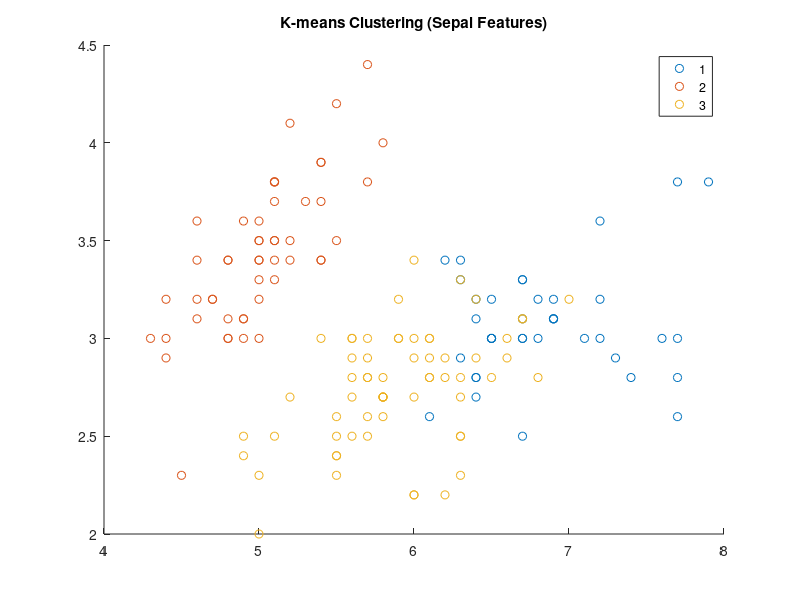
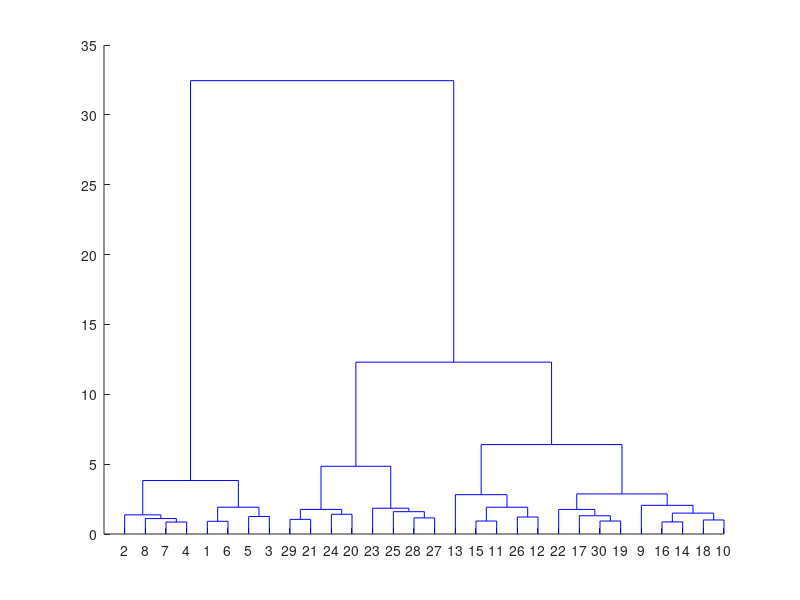
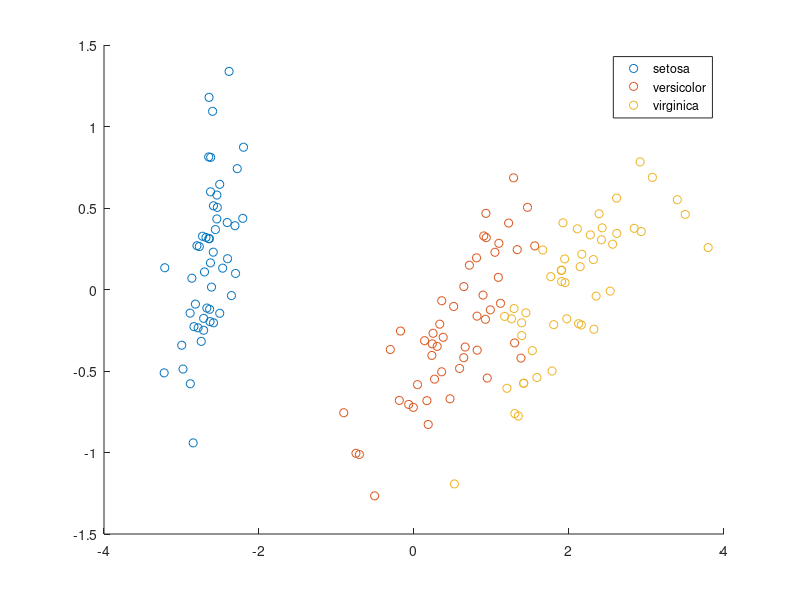

Source code (MATLAB) for these figures, in order:
load fisheriris
X = meas;

[idx, C] = kmeans(X, 3);
gscatter(X(:,1), X(:,2), idx)
title('K-means Clustering (Sepal Features)')


Z = linkage(X, 'ward');
figure;dendrogram(Z)

%PCA
[coeff,score,~,~,explained] = pca(X);  %~ = ignore eigen vector and eigen value,  explained = explanation
figure; gscatter(score(:,1),score(:,2),species)
